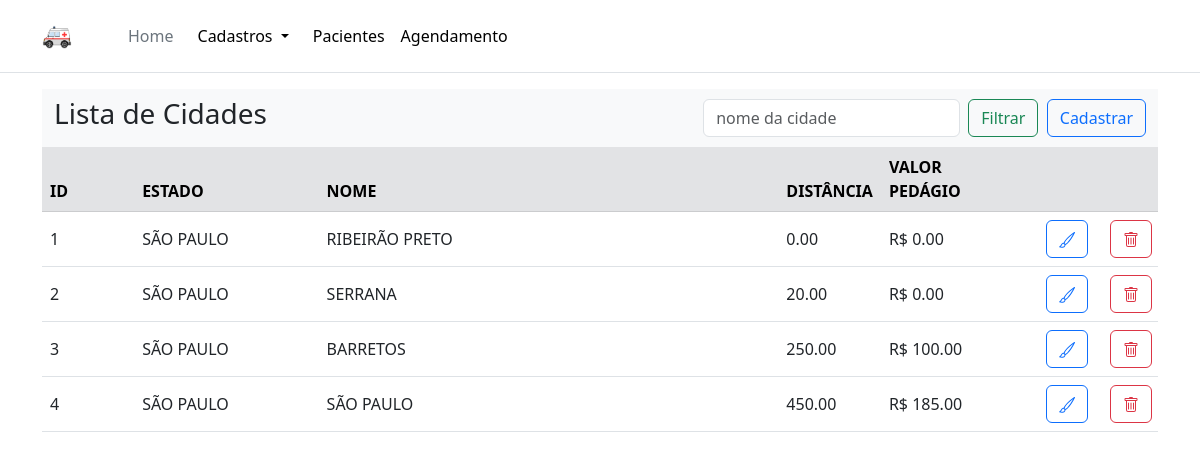
/cidades, run on an earlier commit of the app's database.
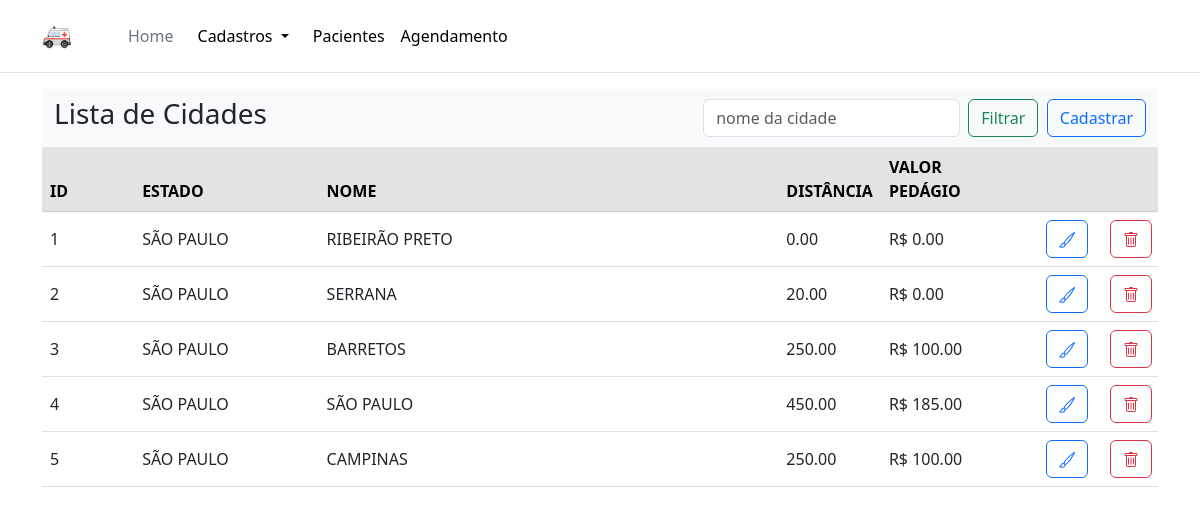
And on a later commit of the database.
### app.py (models this page shows, shortened)
class Cidade (Base):
    __tablename__ = "CIDADE"
    cidade_id = Column(INTEGER, primary_key=True)
    estado_id = Column(INTEGER, nullable=False)
    nome = Column(TEXT(250), nullable=False)
    distancia_km = Column(NUMERIC(10,2), nullable=False)
    valor_pedagio = Column(NUMERIC(10,2), nullable=False)

### app.py (the view)
@app.route("/cidades")
def cidades():
    sql = session.query(Cidade, Estado).join(Estado, Cidade.estado_id == Estado.estado_id).all()
    return render_template('cidades.html', results=sql)

### templates/cidades.html (shortened to what this page needs)
{% extends 'base.html' %}
{% block content %}
    <nav class="navbar navbar-expand-lg bg-body-tertiary">
        <div class="container-fluid">
        <div class="collapse navbar-collapse" id="navbarSupportedContent">
            <h3>Lista de Cidades</h3>
            <form class="d-flex" role="search">
            <input class="form-control me-2" type="search" placeholder="nome da cidade" aria-label="Search">
            <button class="btn btn-outline-success" type="submit">Filtrar</button>
            </form>
            <a class="btn btn-outline-primary d-inline-flex align-items-center" href="/estados/novo" role="button">Cadastrar</a>
        </div>
        </div>
    </nav>
    <table class="table table-hover">
        <thead>
            <tr class="table-secondary">
                <th class="col-1">ID</th>
                <th class="col-2">ESTADO</th>
                <th class="col-5">NOME</th>
                <th class="col-1">DISTÂNCIA</th>
                <th class="col-1">VALOR PEDÁGIO</th>
                <th class="col-2"></th>
        </thead>
        <tbody>
        {% for result in results %}
        <tr>
            <td class="col-1 align-middle">{{ result.Cidade.cidade_id }}</td>
            <td class="col-2 align-middle">{{ result.Estado.nome }}</td>
            <td class="col-5 align-middle">{{ result.Cidade.nome }}</td>
            <td class="col-1 align-middle">{{ result.Cidade.distancia_km }}</td>
            <td class="col-1 align-middle">R$ {{result.Cidade.valor_pedagio }}</td>
            <td class="col-1 align-middle">
                <div class="row buttons justify-content-end">
                    <div class="col-2">
                        <a class="btn btn-outline-primary" href="/estados/editar/{{result.Cidade.cidade_id}}">
                        </a>
                    </div>
                    <div class="col-2"></div>
                    <div class="col-2">
                        <button type="button" class="btn btn-outline-danger" data-bs-toggle="modal" data-bs-target="#staticBackdrop">
                        </button>
                    </div>
                    <div class="col-2"></div>
                </div>
            </td>
        </tr>
        {% endfor %}
        </tbody>
    </table>
{% endblock %}

### templates/base.html (shortened to what this page needs)
<!doctype html>
<html lang="en">
    <head>
        <link href="https://cdn.jsdelivr.net/npm/bootstrap@5.3.0-alpha3/dist/css/bootstrap.min.css" rel="stylesheet">
        <link rel="stylesheet" href="/static/css/style.css">
    </head>
    <body>
        <header class="p-3 mb-3 border-bottom">
            <div class="container">
                <div class="d-flex flex-wrap align-items-center justify-content-center justify-content-lg-start">
                    <a class="navbar-brand" href="#">
                        <img src="/static/images/ambulance.png" alt="Inte" width="30" height="24">
                    </a>
                    <a href="/" class="d-flex align-items-center mb-2 mb-lg-0 text-white text-decoration-none">
                        <svg class="bi me-2" width="40" height="32" role="img" aria-label="Bootstrap"><use xlink:href="#bootstrap"></use></svg>
                    </a>
                    <ul class="nav col-12 col-lg-auto me-lg-auto mb-2 justify-content-center mb-md-0">
                        <li><a href="/" class="nav-link px-2 text-secondary">Home</a></li>
                        <li class="nav-item dropdown">
                            <a class="nav-link dropdown-toggle link-body-emphasis" href="#" role="button" data-bs-toggle="dropdown" aria-expanded="false">
                                Cadastros
                            </a>
                          </li>
                        <li><a href="/pacientes" class="nav-link px-2 link-body-emphasis">Pacientes</a></li>
                        <li><a href="/pacientes" class="nav-link px-2 link-body-emphasis">Agendamento</a></li>
                    </ul>
                </div>
            </div>
        </header>
        <div class="container">
            {% block content %} {% endblock %}
        </div>
    </body>
</html>

What changed in the data, as far as the page shows it:
added Cidade: Cidade.cidade_id "5", Estado.nome "SÃO PAULO", Cidade.nome "CAMPINAS", Cidade.distancia_km "250.00", Cidade.valor_pedagio "100.00"
